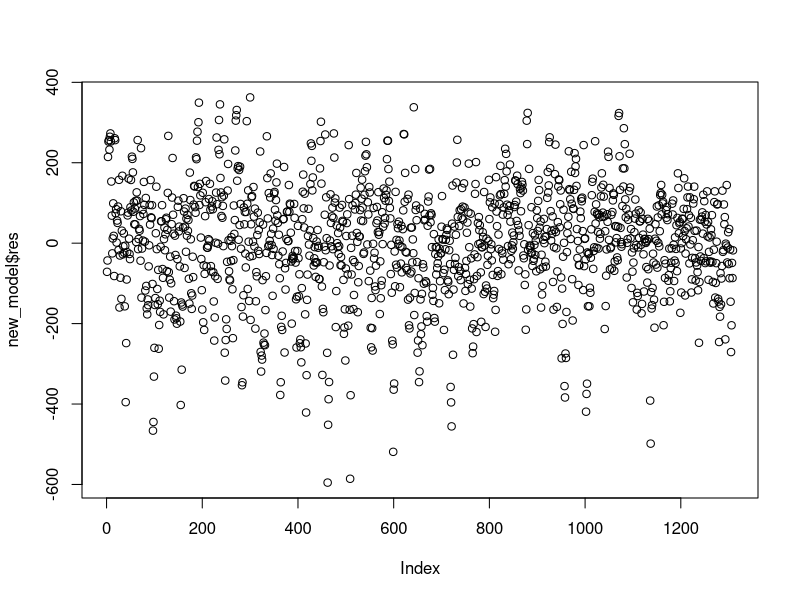
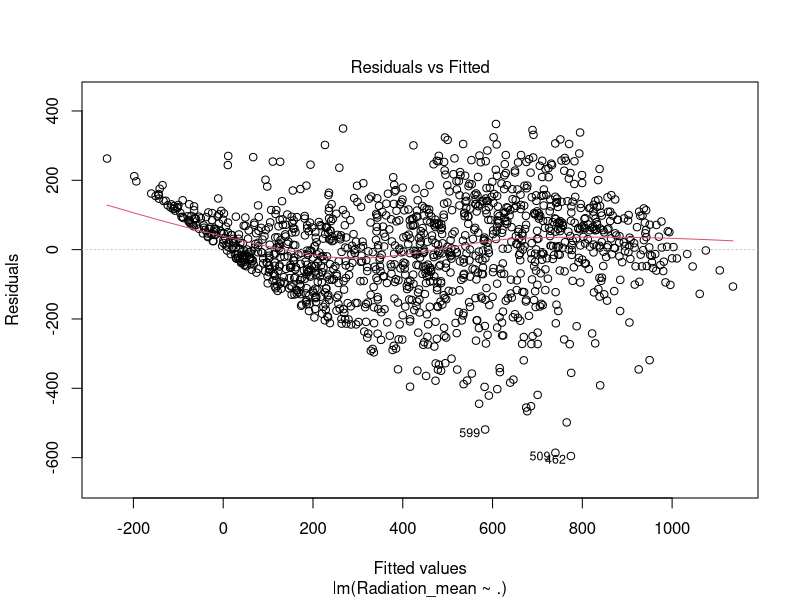
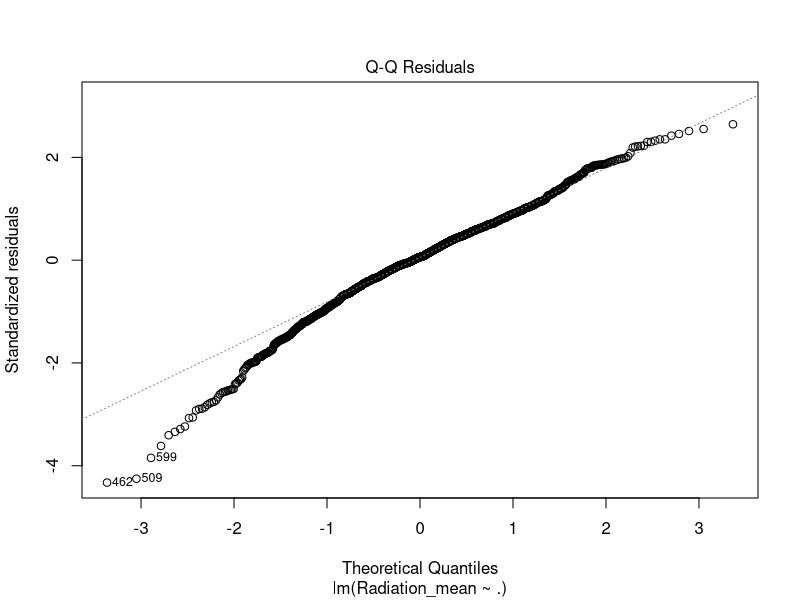
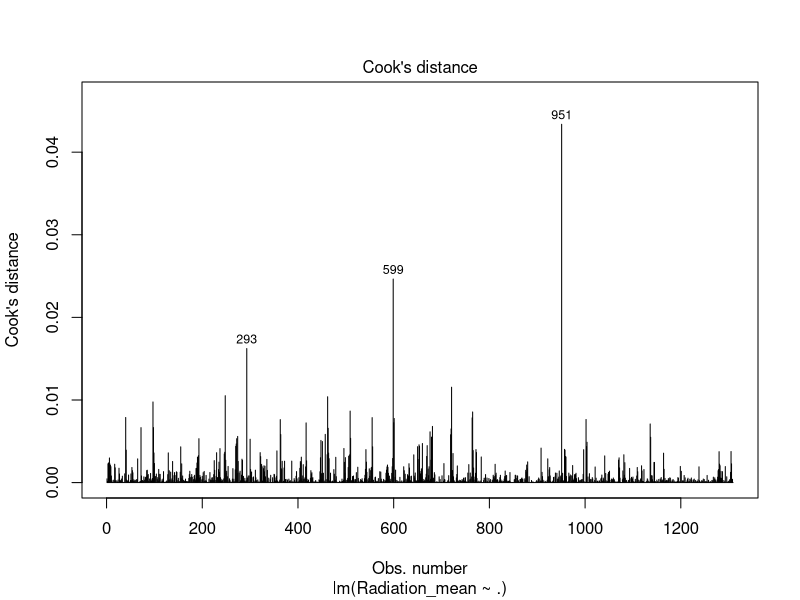
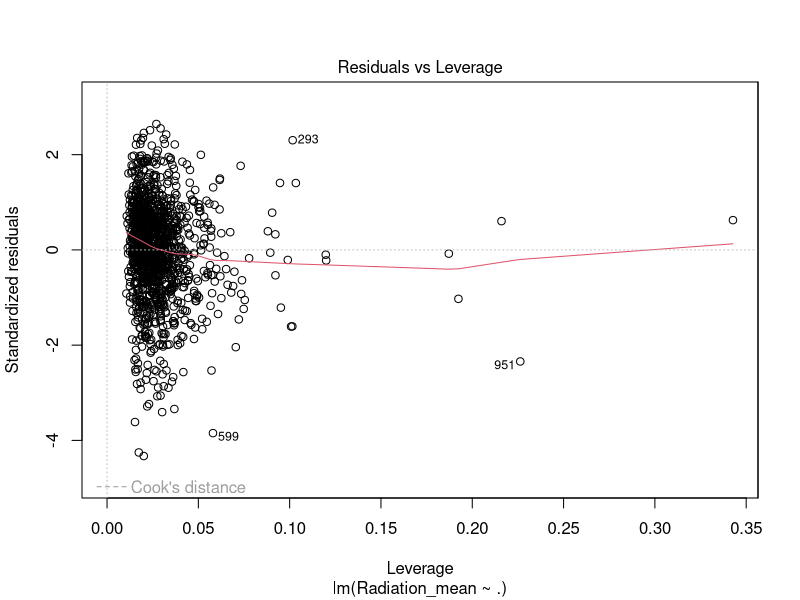
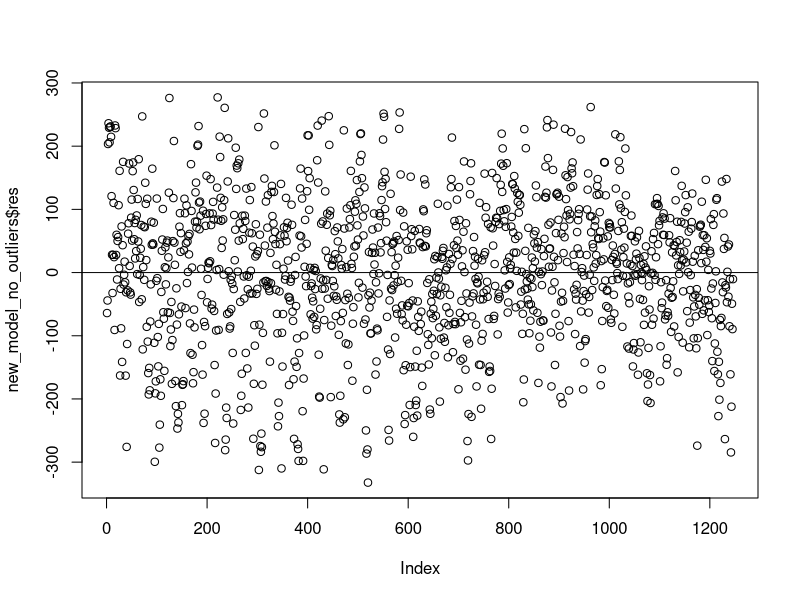
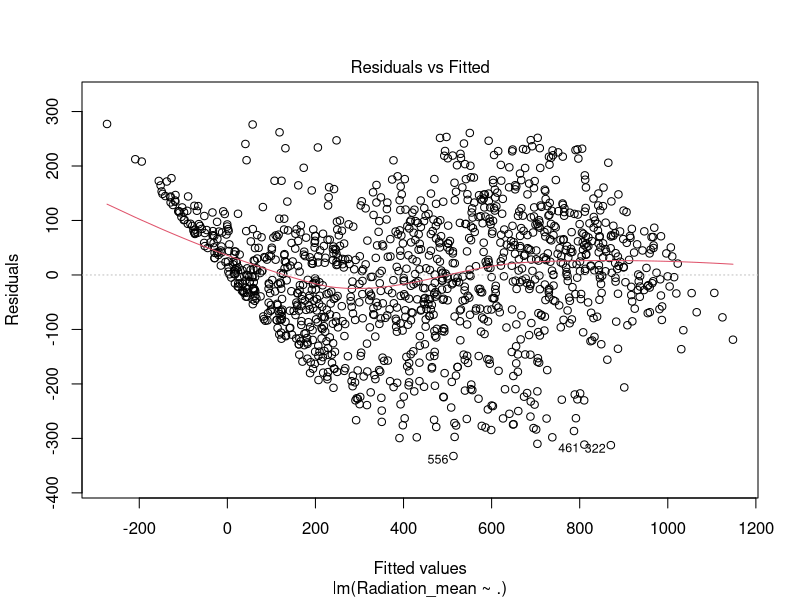
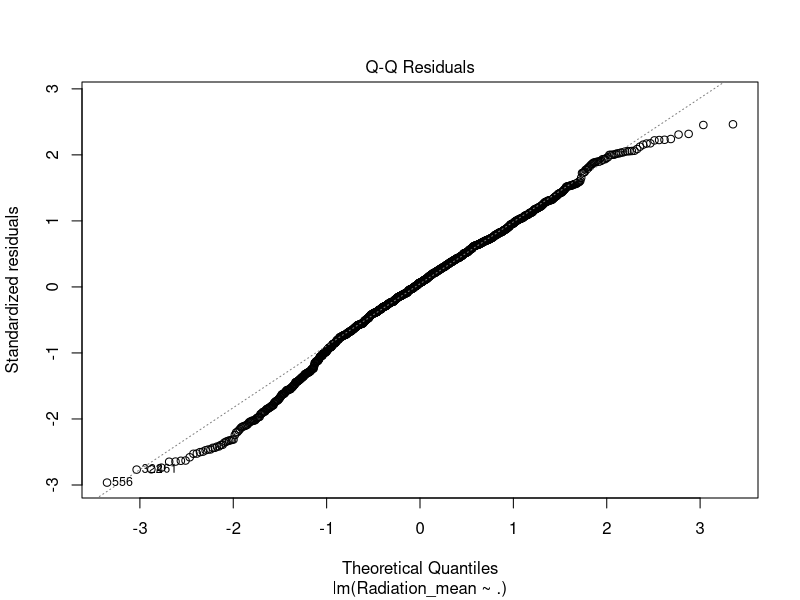

These charts were generated, in order, by the following R code: (Note: this script raises an error after producing the figures.)
library(dplyr)

setwd('C:/bhl/data/data/model_data')

data<- read.csv("train_data_fe.csv", h= TRUE)

colnames(data)

new_model<- lm(Radiation_mean~., data=data)

plot(new_model$res)

#Na wykresie widzimy pewien brak losowości – dolna część wykresu pokazuje, że 
#niektóre obserwacje mają systematycznie duże ujemne residua (np. poniżej -400), 
#co może oznaczać problem z modelem.

#Wariancja reszt wydaje się większa w dolnym zakresie 
#(negatywne reszty są bardziej rozproszone niż pozytywne). 
#Może to sugerować heteroskedastyczność.

#Niektóre punkty są bardzo oddalone od poziomu 0 (np. poniżej -400). 
#Te obserwacje mogą być wartościami odstającymi, które warto przeanalizować.

threshold<-3 * sd(new_model$res)

outliers_residuals <- which(abs(new_model$residuals) > threshold)
outliers_rstandard <- as.numeric(which(abs(rstandard(new_model)) > 2))


outliers <- unique(c(outliers_residuals, outliers_rstandard))

plot(new_model, 1) #czerwona prosta nie uklada linii prostej

plot(new_model, 2) #wykres QQ pokazuje, ze nie jest prawdziwe zalozenie
#dotyczace rozkladu normalnego rezyduoow, jest problem w ogonach rozkladow

plot(new_model, 4)
#widzimy, ze bardzo wplywowa obserwacja ma indeks 1001

plot(new_model, 5)

outliers<- unique(c(outliers, 1001))


# Usunięcie wartości odstających z danych
data_cleaned <- data[-outliers, ]

# Stworzenie nowego modelu regresji liniowej na danych bez wartości odstających
new_model_no_outliers <- lm(Radiation_mean ~ ., data = data_cleaned)

data_cleaned




# Podsumowanie nowego modelu
summary(new_model_no_outliers)

plot(new_model_no_outliers$res)
abline(h=0)

plot(new_model_no_outliers, 1)
plot(new_model_no_outliers, 2)

plot(new_model_no_outliers, 3)
#tutaj mamy problem

#sprobujmy zrobic transformacje zmiennej celu
data_cleaned$Radiation_mean <- log(data_cleaned$Radiation_mean + 1)

mod3<- lm(Radiation_mean ~ ., data = data_cleaned)

plot(mod3, 3)

outliers<-as.numeric(which(abs(rstudent(mod3)) > 2))

data_cleaned<- data_cleaned[-outliers, ]

mod4<- lm(Radiation_mean ~ ., data = data_cleaned)

summary(mod4)

#wyrzucamy kolumny od siebie zalezne:

# Znalezienie kolumn z NA w modelu
na_columns <- names(which(is.na(coef(mod3))))

# Usunięcie kolumn z NA z danych
data_cleaned <- data_cleaned[, !(colnames(data_cleaned) %in% na_columns)]

mod5<- lm(Radiation_mean ~ ., data = data_cleaned)



###########################################

# Wyciągnięcie t-statystyk
t_stats <- summary(mod5)$coefficients[, "t value"]

# Posortowanie zmiennych według t-statystyk (malejąco)
sorted_variables <- names(sort(abs(t_stats), decreasing = TRUE))
sorted_variables <- sorted_variables[!sorted_variables %in% "(Intercept)"]  # Usuń intercept

# Inicjalizacja listy do przechowywania modeli i ich AIC/BIC
models_aic <- list()
models_bic <- list()

# Iteracyjne dopasowanie modeli
for (i in seq_along(sorted_variables)) {
  # Wybierz zmienne do modelu
  selected_variables <- sorted_variables[1:i]
  
  # Stwórz formułę modelu
  formula <- as.formula(paste("Radiation_mean ~", paste(selected_variables, collapse = " + ")))
  
  # Dopasuj model
  model <- lm(formula, data = data_cleaned)
  
  # Oblicz AIC i BIC
  models_aic[[i]] <- list(model = model, aic = AIC(model))
  models_bic[[i]] <- list(model = model, bic = BIC(model))
}

# Znajdź model z minimalnym AIC
best_aic_model <- models_aic[[which.min(sapply(models_aic, function(x) x$aic))]]$model

# Znajdź model z minimalnym BIC
best_bic_model <- models_bic[[which.min(sapply(models_bic, function(x) x$bic))]]$model

# Podsumowanie najlepszego modelu według AIC
cat("Najlepszy model według AIC:\n")
summary(best_aic_model)

plot(best_aic_model, 3)

# Podsumowanie najlepszego modelu według BIC
cat("Najlepszy model według BIC:\n")
summary(best_bic_model)

plot(mod4, 2)

plot(best_aic_model, 3)

summary(best_aic_model)

mean_radiation